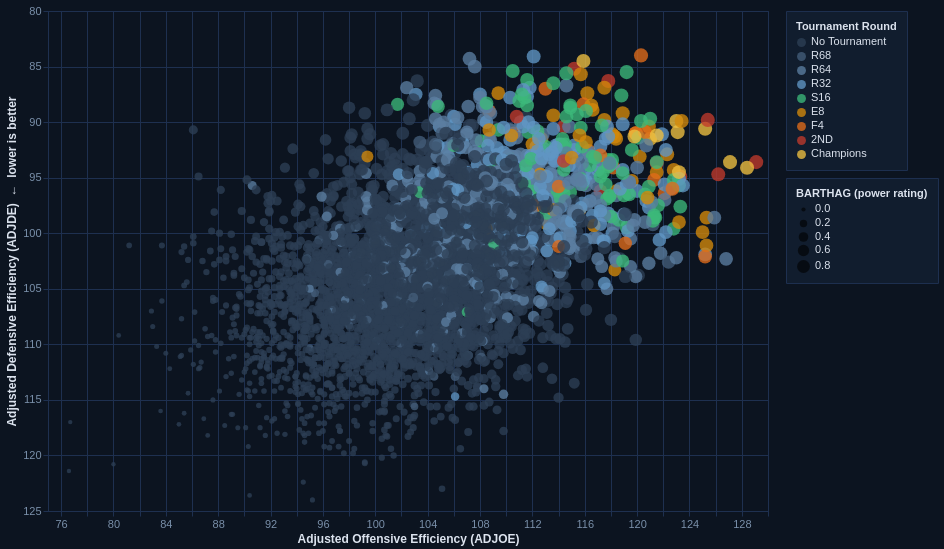

Describe this chart as a Vega-Lite specification.
### Vega-Lite specification from a JSON file in a GitHub repository (floating-point values rounded to 4 significant figures; data arrays with more than 128 entries replaced by an {"elided": "..."} marker saying what was removed)
{"config": {"view": {"continuousWidth": 300, "continuousHeight": 300, "stroke": "#1e3050"}, "axis": {"domainColor": "#1e3050", "gridColor": "#1e3050", "labelColor": "#7a90aa", "labelFontSize": 11, "tickColor": "#1e3050", "titleColor": "#dce3ee", "titleFontSize": 12}, "background": "#0c1420", "font": "IBM Plex Sans, sans-serif", "legend": {"fillColor": "#111d2e", "labelColor": "#dce3ee", "labelFontSize": 11, "padding": 10, "strokeColor": "#1e3050", "titleColor": "#dce3ee", "titleFontSize": 11}, "title": {"color": "#dce3ee"}}, "data": {"name": "data-58d2bf38d991f2d101c729112af82639"}, "mark": {"type": "circle", "stroke": null}, "encoding": {"color": {"field": "POSTSEASON", "legend": {"orient": "right", "symbolSize": 80, "title": "Tournament Round"}, "scale": {"domain": ["No Tournament", "R68", "R64", "R32", "S16", "E8", "F4", "2ND", "Champions"], "range": ["#2d3f55", "#445e7a", "#5b7ea0", "#6096c4", "#3cb87a", "#d4890a", "#e06b1a", "#c03a2b", "#f0c040"]}, "sort": ["No Tournament", "R68", "R64", "R32", "S16", "E8", "F4", "2ND", "Champions"], "type": "nominal"}, "opacity": {"condition": {"param": "param_c16b3b7c689b931f", "value": 0.78}, "value": 0.08}, "size": {"field": "BARTHAG", "legend": {"orient": "right", "title": "BARTHAG (power rating)"}, "scale": {"range": [18, 200]}, "type": "quantitative"}, "tooltip": [{"field": "TEAM", "title": "Team", "type": "nominal"}, {"field": "CONF", "title": "Conference", "type": "nominal"}, {"field": "YEAR", "title": "Season", "type": "ordinal"}, {"field": "ADJOE", "format": ".1f", "title": "Adj. Off. Efficiency", "type": "quantitative"}, {"field": "ADJDE", "format": ".1f", "title": "Adj. Def. Efficiency", "type": "quantitative"}, {"field": "BARTHAG", "format": ".4f", "title": "Power Rating", "type": "quantitative"}, {"field": "WAB", "format": ".1f", "title": "Wins Above Bubble", "type": "quantitative"}, {"field": "POSTSEASON", "title": "Tournament Round", "type": "nominal"}, {"field": "SEED", "title": "Seed", "type": "nominal"}, {"field": "W", "title": "Wins", "type": "quantitative"}], "x": {"field": "ADJOE", "scale": {"zero": false}, "title": "Adjusted Offensive Efficiency (ADJOE)", "type": "quantitative"}, "y": {"field": "ADJDE", "scale": {"reverse": true, "zero": false}, "title": "Adjusted Defensive Efficiency (ADJDE)  ←  lower is better", "type": "quantitative"}}, "height": 500, "params": [{"name": "year_sel", "bind": {"input": "select", "options": ["All", "2013", "2014", "2015", "2016", "2017", "2018", "2019", "2021", "2022", "2023", "2024"], "name": "Season: "}, "value": "All"}, {"name": "param_c16b3b7c689b931f", "select": {"type": "point", "fields": ["POSTSEASON"]}, "bind": "legend"}], "transform": [{"filter": "year_sel === 'All' || datum.YEAR === year_sel"}], "width": 720, "$schema": "https://vega.github.io/schema/vega-lite/v6.1.0.json", "datasets": {"data-58d2bf38d991f2d101c729112af82639": {"elided": "3885 records"}}}
